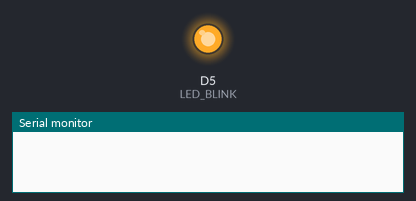
This sketch was run on a simulated ESP8266 (NodeMCU). On the bench: output pins drawn as LEDs (lit = HIGH), the last lines printed to the serial monitor. WiFi joins after 1.5 s; servers stay silent unless stated.

Above: at 0.1 s.
At 1.6 s:
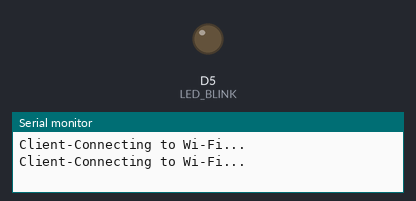
Timing chart, 0 to 3.1 s (numbered marks = the images above):
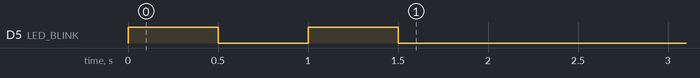

The sketch:

CheapclientUART.ino
```cpp
#include <ESP8266WiFi.h>
#include <WiFiUdp.h>
//Questo e il programma che sta sul robot per il controllore wireless
// WiFi and UDP settings
const char* ssid = "Robocricket_AP";
const char* password = "Jiminy_AP";
const unsigned int localPort = 32345;

WiFiUDP UDP;
int LED_BLINK = D5;

void setup() {
  pinMode(LED_BLINK, OUTPUT);
  Serial.begin(115200); // Initialize serial communication
  WiFi.mode(WIFI_STA); // Set Wi-Fi mode to station (client)
  WiFi.begin(ssid, password); // Connect to Wi-Fi

  while (WiFi.status() != WL_CONNECTED) {
    digitalWrite(LED_BLINK, HIGH);
    delay(500);
    Serial.println("Client-Connecting to Wi-Fi...");
    digitalWrite(LED_BLINK, LOW);
    delay(500);
  }
  Serial.println("Client-Connected to Wi-Fi!");
  Serial.print("Local IP address: "); Serial.println(WiFi.localIP());
  UDP.begin(localPort); // Start UDP listener on the specified port
}

void loop() {
  int packetSize = UDP.parsePacket();
  if (packetSize >= sizeof(float) * 3) { // Ensure the packet contains at least two floats
    float vx, vy, w;
    UDP.read((char*)&vx, sizeof(vx)); // Read the first float (velocity x)
    UDP.read((char*)&vy, sizeof(vy)); // Read the second float (velocity y)
    UDP.read((char*)&w, sizeof(w)); // Read the third float (angular velocity w)

    // Start byte to indicate the beginning of a new packet
    byte startByte = 0xAA;
    // End byte to indicate the end of the packet
    byte endByte = 0x55;

    // Send data over Serial to Teensy with start and end bytes
    Serial.write(startByte);
    Serial.write((byte*)&vx, sizeof(vx)); // vx float
    Serial.write((byte*)&vy, sizeof(vy)); // vy float
    Serial.write((byte*)&w, sizeof(w)); // w float
    Serial.write(endByte);

    // Clear any remaining bytes in the UDP buffer to prevent overflow
    while (UDP.available()) {
      UDP.read();
    }
  }

  checkWiFiConnection();
}

void checkWiFiConnection() {
  if (WiFi.status() != WL_CONNECTED) {
    digitalWrite(LED_BLINK, HIGH); // Indicate lost connection
  } else {
    digitalWrite(LED_BLINK, LOW); // Indicate connection is okay
  }
}
```
